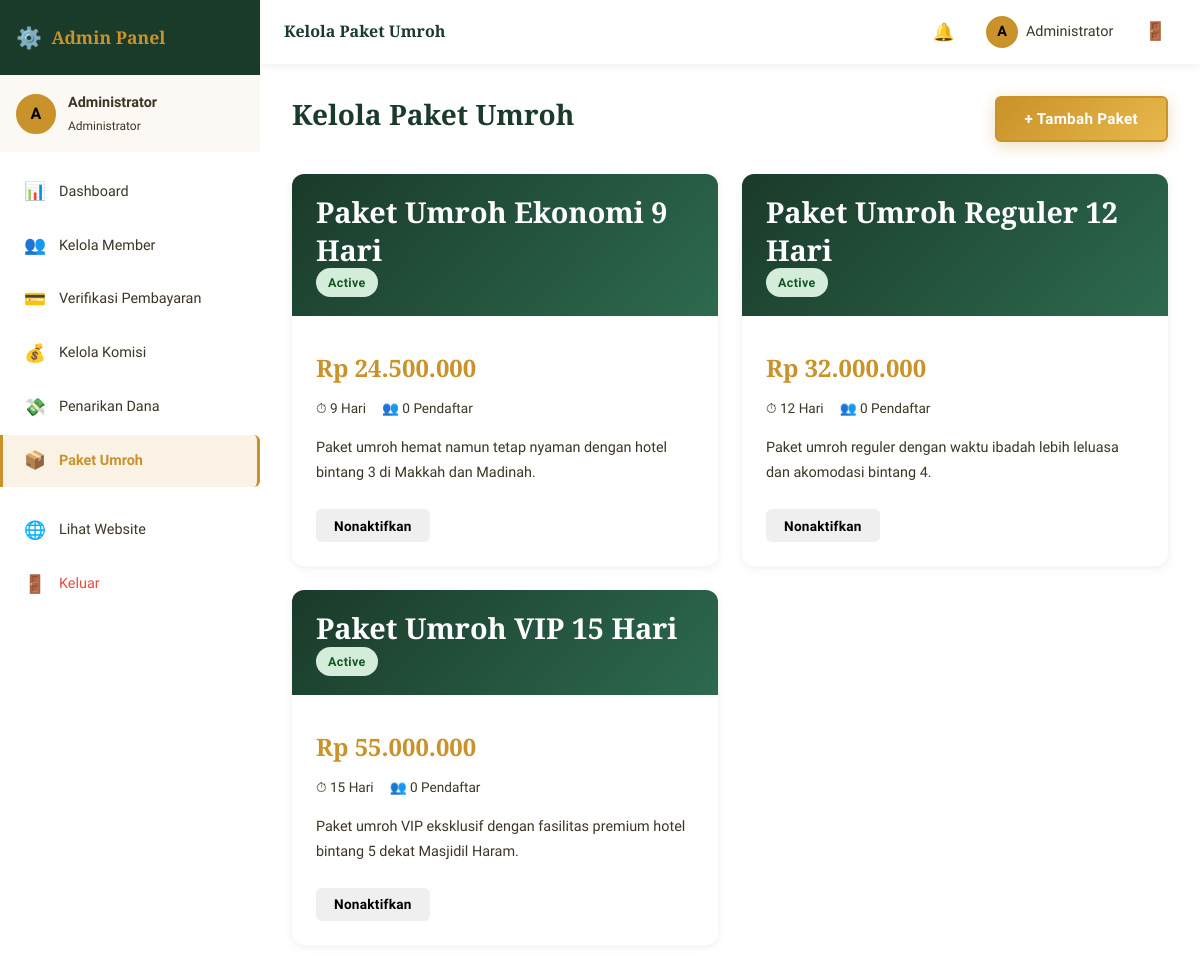
Screenshot of /admin/packages.php (signed in) with the database file from the repository.
### tables this page shows
CREATE TABLE users (
    id INT UNSIGNED AUTO_INCREMENT PRIMARY KEY,
    username VARCHAR(50) NOT NULL UNIQUE,
    full_name VARCHAR(150) NOT NULL,
    email VARCHAR(150) NOT NULL UNIQUE,
    phone VARCHAR(20) NOT NULL,
    password VARCHAR(255) NOT NULL,
    referral_code VARCHAR(20) NOT NULL UNIQUE,
    referred_by INT UNSIGNED NULL,
    position ENUM('left','right') NULL COMMENT 'Posisi di bawah parent (kiri/kanan)',
    parent_id INT UNSIGNED NULL COMMENT 'User ID parent langsung',
    role ENUM('admin','user') NOT NULL DEFAULT 'user',
    status ENUM('pending','active','suspended') NOT NULL DEFAULT 'pending',
    profile_photo VARCHAR(255) NULL,
    address TEXT NULL,
    nik VARCHAR(20) NULL COMMENT 'Nomor Induk Kependudukan',
    bank_name VARCHAR(100) NULL,
    bank_account VARCHAR(50) NULL,
    bank_holder VARCHAR(150) NULL,
    total_commission DECIMAL(15,2) NOT NULL DEFAULT 0.00,
    withdrawn_commission DECIMAL(15,2) NOT NULL DEFAULT 0.00,
    created_at TIMESTAMP DEFAULT CURRENT_TIMESTAMP,
    updated_at TIMESTAMP DEFAULT CURRENT_TIMESTAMP ON UPDATE CURRENT_TIMESTAMP,
    FOREIGN KEY (referred_by) REFERENCES users(id) ON DELETE SET NULL,
    FOREIGN KEY (parent_id) REFERENCES users(id) ON DELETE SET NULL
);

CREATE TABLE packages (
    id INT UNSIGNED AUTO_INCREMENT PRIMARY KEY,
    name VARCHAR(200) NOT NULL,
    slug VARCHAR(200) NOT NULL UNIQUE,
    description TEXT NULL,
    duration_days INT NOT NULL DEFAULT 9,
    price DECIMAL(15,2) NOT NULL,
    quota INT NOT NULL DEFAULT 50,
    filled INT NOT NULL DEFAULT 0,
    departure_date DATE NULL,
    return_date DATE NULL,
    hotel_makkah VARCHAR(200) NULL,
    hotel_madinah VARCHAR(200) NULL,
    airline VARCHAR(100) NULL,
    facilities TEXT NULL COMMENT 'JSON array of facilities',
    thumbnail VARCHAR(255) NULL,
    is_featured TINYINT(1) NOT NULL DEFAULT 0,
    status ENUM('active','inactive','full','completed') NOT NULL DEFAULT 'active',
    created_at TIMESTAMP DEFAULT CURRENT_TIMESTAMP,
    updated_at TIMESTAMP DEFAULT CURRENT_TIMESTAMP ON UPDATE CURRENT_TIMESTAMP
);

### php/database.php (called while the page is built, shortened)
<?php
class Database {
    private static $instance = null;
    private $pdo;
    private function __construct() {
        $dsn = "mysql:host=" . DB_HOST . ";dbname=" . DB_NAME . ";charset=" . DB_CHARSET;
        $options = [
            PDO::ATTR_ERRMODE            => PDO::ERRMODE_EXCEPTION,
            PDO::ATTR_DEFAULT_FETCH_MODE => PDO::FETCH_ASSOC,
            PDO::ATTR_EMULATE_PREPARES   => false,
            PDO::MYSQL_ATTR_INIT_COMMAND => "SET NAMES utf8mb4"
        ];
        try {
            $this->pdo = new PDO($dsn, DB_USER, DB_PASS, $options);
        } catch (PDOException $e) {
            die(json_encode(['error' => 'Koneksi database gagal: ' . $e->getMessage()]));
        }
    }
    public static function getInstance(): self {
        if (self::$instance === null) {
            self::$instance = new self();
        }
        return self::$instance;
    }
    public function fetchAll(string $sql, array $params = []): array {
        $stmt = $this->pdo->prepare($sql);
        $stmt->execute($params);
        return $stmt->fetchAll();
    }
    public function fetchOne(string $sql, array $params = []): ?array {
        $stmt = $this->pdo->prepare($sql);
        $stmt->execute($params);
        $result = $stmt->fetch();
        return $result ?: null;
    }
}

### php/session.php (called while the page is built, shortened)
<?php
function isLoggedIn(): bool {
    return isset($_SESSION['user_id']) && !empty($_SESSION['user_id']);
}
function getCurrentUser(): ?array {
    $db = Database::getInstance();
    return $db->fetchOne("SELECT * FROM users WHERE id = ? AND status = 'active'", [$_SESSION['user_id']]);
}

### php/helpers.php (called while the page is built, shortened)
<?php
function e(string $str): string {
    return htmlspecialchars($str, ENT_QUOTES, 'UTF-8');
}
function formatRupiah(float $amount): string {
    return 'Rp ' . number_format($amount, 0, ',', '.');
}

### admin/packages.php (the view, shortened to what this page needs)
<?php
require_once __DIR__ . '/../php/database.php';
require_once __DIR__ . '/../php/session.php';
require_once __DIR__ . '/../php/helpers.php';
$db = Database::getInstance();
$packages = $db->fetchAll("SELECT p.*, (SELECT COUNT(*) FROM registrations r WHERE r.package_id = p.id AND r.payment_status = 'verified') as reg_count FROM packages p ORDER BY p.price ASC");
$pageTitle = 'Kelola Paket Umroh';
?>
<!DOCTYPE html>
<html lang="id">
<head>
    <link rel="stylesheet" href="<?= APP_URL ?>/css/style.css">
</head>
<body class="dashboard-body">
<?php include __DIR__ . '/partials/sidebar.php'; ?>
<div class="dashboard-main">
    <?php include __DIR__ . '/partials/topbar.php'; ?>
    <div class="dashboard-content">
        <div class="page-header">
            <h1 class="page-title">Kelola Paket Umroh</h1>
            <button class="btn btn-primary" onclick="openModal('createPackageModal')">+ Tambah Paket</button>
        </div>
        <div class="packages-admin-grid">
            <?php foreach ($packages as $pkg): ?>
            <div class="card package-admin-card <?= $pkg['status'] !== 'active' ? 'package-inactive' : '' ?>">
                <div class="card-header">
                    <h3 class="card-title"><?= e($pkg['name']) ?></h3>
                    <span class="badge badge-<?= $pkg['status'] === 'active' ? 'success' : 'secondary' ?>">
                        <?= ucfirst($pkg['status']) ?>
                    </span>
                </div>
                <div class="card-body">
                    <div class="package-price-display"><?= formatRupiah((float)$pkg['price']) ?></div>
                    <div class="package-meta">
                        <span>⏱ <?= $pkg['duration_days'] ?> Hari</span>
                        <span>👥 <?= $pkg['reg_count'] ?> Pendaftar</span>
                    </div>
                    <?php if ($pkg['description']): ?>
                    <p style="color:var(--text-muted);font-size:0.9rem;margin:1rem 0;"><?= e($pkg['description']) ?></p>
                    <?php endif; ?>
                    <div style="margin-top:1.5rem;">
                        <form method="POST" style="display:inline;">
                            <button type="submit" class="btn btn-sm btn-<?= $pkg['status'] === 'active' ? 'warning' : 'success' ?>">
                                <?= $pkg['status'] === 'active' ? 'Nonaktifkan' : 'Aktifkan' ?>
                            </button>
                        </form>
                    </div>
                </div>
            </div>
            <?php endforeach; ?>
        </div>
    </div>
</div>
</body>
</html>

### admin/partials/sidebar.php (shortened to what this page needs)
<?php
$currentAdmin = getCurrentUser();
$db = Database::getInstance();
$currentAdmin = $db->fetchOne("SELECT * FROM users WHERE id = ?", [$currentAdmin['id']]);
$currentPage = basename($_SERVER['PHP_SELF']);
?>
<aside class="sidebar" id="sidebar">
    <div class="sidebar-header">
        <a href="<?= APP_URL ?>/admin/dashboard.php" class="sidebar-brand">
            <span class="brand-icon">⚙️</span>
            <span class="brand-text">Admin Panel</span>
        </a>
    </div>
    <div class="sidebar-user">
        <div class="sidebar-avatar" style="background:var(--gold);">
            <span style="color:#000;"><?= strtoupper(substr($currentAdmin['full_name'], 0, 1)) ?></span>
        </div>
        <div class="sidebar-user-info">
            <strong><?= e($currentAdmin['full_name']) ?></strong>
            <span>Administrator</span>
        </div>
    </div>
    <nav class="sidebar-nav">
        <a href="<?= APP_URL ?>/admin/dashboard.php" class="sidebar-link <?= $currentPage === 'dashboard.php' ? 'active' : '' ?>">
            <span class="nav-icon">📊</span> Dashboard
        </a>
        <a href="<?= APP_URL ?>/admin/users.php" class="sidebar-link <?= $currentPage === 'users.php' ? 'active' : '' ?>">
            <span class="nav-icon">👥</span> Kelola Member
        </a>
        <a href="<?= APP_URL ?>/admin/payments.php" class="sidebar-link <?= $currentPage === 'payments.php' ? 'active' : '' ?>">
            <span class="nav-icon">💳</span> Verifikasi Pembayaran
        </a>
        <a href="<?= APP_URL ?>/admin/commissions.php" class="sidebar-link <?= $currentPage === 'commissions.php' ? 'active' : '' ?>">
            <span class="nav-icon">💰</span> Kelola Komisi
        </a>
        <a href="<?= APP_URL ?>/admin/withdrawals.php" class="sidebar-link <?= $currentPage === 'withdrawals.php' ? 'active' : '' ?>">
            <span class="nav-icon">💸</span> Penarikan Dana
        </a>
        <a href="<?= APP_URL ?>/admin/packages.php" class="sidebar-link <?= $currentPage === 'packages.php' ? 'active' : '' ?>">
            <span class="nav-icon">📦</span> Paket Umroh
        </a>
        <div class="sidebar-divider"></div>
        <a href="<?= APP_URL ?>" class="sidebar-link" target="_blank">
            <span class="nav-icon">🌐</span> Lihat Website
        </a>
        <a href="<?= APP_URL ?>/php/auth.php?action=logout" class="sidebar-link sidebar-link--danger">
            <span class="nav-icon">🚪</span> Keluar
        </a>
    </nav>
</aside>

### admin/partials/topbar.php (shortened to what this page needs)
<?php
$currentAdmin = getCurrentUser();
$db = Database::getInstance();
$currentAdmin = $db->fetchOne("SELECT * FROM users WHERE id = ?", [$currentAdmin['id']]);
?>
<header class="topbar topbar--admin">
    <div class="topbar-title"><?= $pageTitle ?? 'Admin Panel' ?></div>
    <div class="topbar-actions">
        <div class="notif-wrapper" id="notifWrapper">
            <button class="topbar-btn" id="notifBtn">
                🔔
            </button>
        </div>
        <span class="topbar-user">
            <div class="topbar-avatar" style="background:var(--gold);color:#000;">A</div>
            <span class="topbar-username"><?= e(explode(' ', $currentAdmin['full_name'])[0]) ?></span>
        </span>
        <a href="<?= APP_URL ?>/php/auth.php?action=logout" class="topbar-btn" title="Keluar">🚪</a>
    </div>
</header>

### rows the page displays
users: full_name "A", full_name "Administrator"
packages: name "Paket Umroh Ekonomi 9 Hari", status "Active", price "Rp 24.500.000", duration_days "9", reg_count "0", description "Paket umroh hemat namun tetap nyaman dengan hotel bintang 3 di Makkah dan Madinah.", shows "Nonaktifkan"
packages: name "Paket Umroh Reguler 12 Hari", status "Active", price "Rp 32.000.000", duration_days "12", reg_count "0", description "Paket umroh reguler dengan waktu ibadah lebih leluasa dan akomodasi bintang 4.", shows "Nonaktifkan"
packages: name "Paket Umroh VIP 15 Hari", status "Active", price "Rp 55.000.000", duration_days "15", reg_count "0", description "Paket umroh VIP eksklusif dengan fasilitas premium hotel bintang 5 dekat Masjidil Haram.", shows "Nonaktifkan"

### other values shown
$pageTitle "Kelola Paket Umroh"
